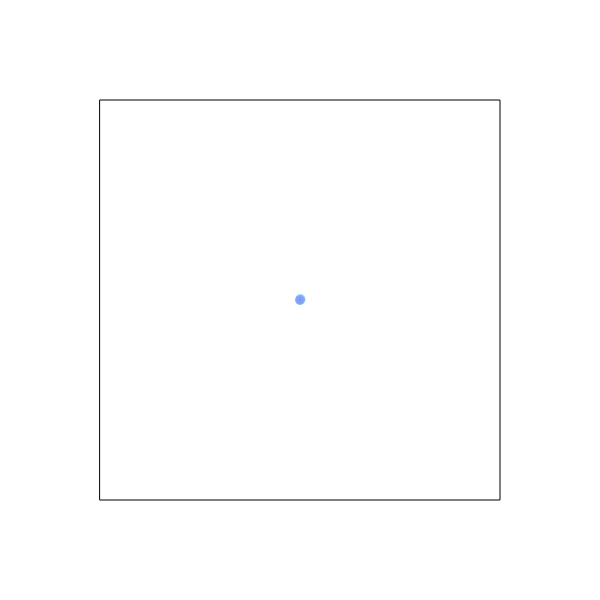
Frame 1 (no input)
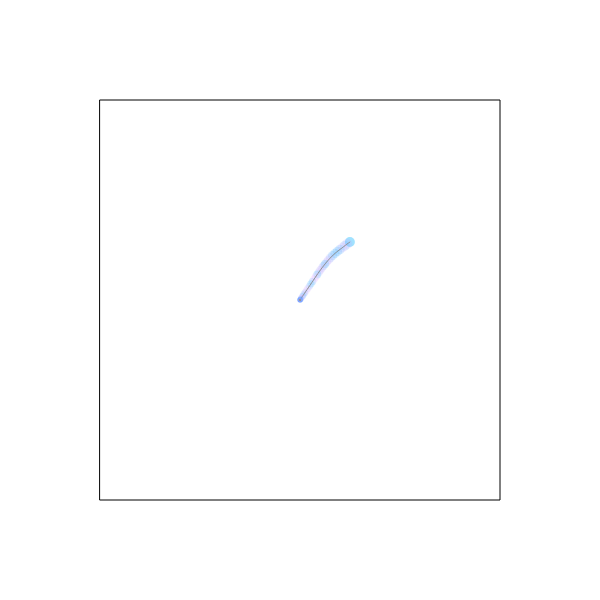
Frame 60 (no input)
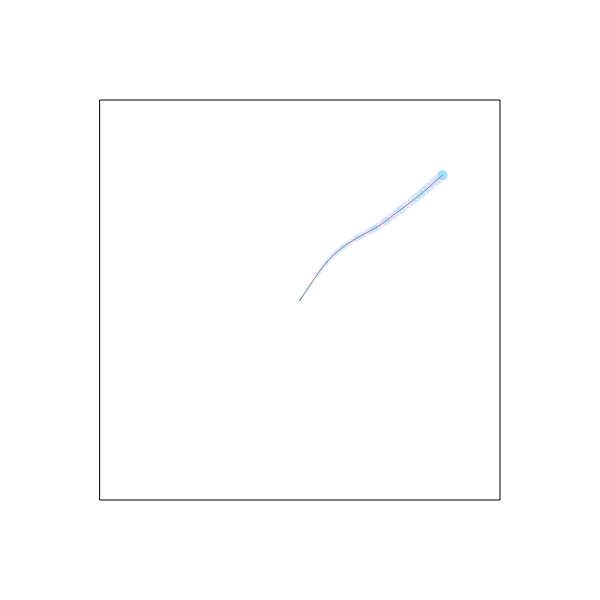
Frame 120 (the mouse pressed at the canvas centre since frame 60)

The p5.js sketch that drew these frames (run headless with seeded random() and noise() and a simulated clock; from frame 60 on, the mouse is pressed at the canvas centre):

// p5.js sketch
// ── sketch.js
// Ira Greenberg
// Nature & Code
// Center of Creative Computation | SMU
// September 13, 2021

// Description:
// P5_Springing03_Segments
// OOP version with segments of 
// springing using a follow the 
// leader approach with
// controllable easing.

let bounds; // vector
let leader; //Vector
let followers = []; //Vector
let segmentCount = 70;
let dude; // SpringyDude

function setup() {
    createCanvas(600, 600);
    bounds = createVector(400, 400);

    leader = new Bot(5, color(15, 180, 255, 100), createVector(0, 0),
        createVector(random(-1.5, 1.5), random(-1.5, 1.5)));

    let segmentReducer = 4.9 / segmentCount; // create wormlike body
    for (let i = 0; i < segmentCount; i++) {
        followers[i] = new Bot(5 - segmentReducer * i, color(random(10, 255), 170, 255, 50), createVector(0, 0),
            createVector(0, 0));
    }

    dude = new SpringyDude(leader, followers, .16, .5, .099);
}

function draw() {
    background(255);
    translate(width / 2, height / 2);
    drawBounds();

    dude.slither();
    dude.checkBoundsCollision(bounds);
}

function drawBounds() {
    noFill();
    stroke(0);
    rect(-bounds.x / 2, -bounds.y / 2, bounds.x, bounds.y);
}
// ── Bot.js
class Bot {
    constructor(r, col, pos, spd) {
        this.r = r; // radius
        this.col = col;
        this.pos = pos;
        this.spd = spd;
    }

    move() {
        this.pos.add(this.spd);
    }

    draw() {
        push();
        translate(this.pos.x, this.pos.y);
        fill(this.col);
        ellipse(0, 0, this.r * 2, this.r * 2);
        pop();
    }

    checkBoundsCollision(bounds) {
        if (this.pos.x > bounds.x / 2 - this.r) {
            this.pos.x = bounds.x / 2 - this.r;
            this.spd.x *= -1;
        }
        else if (this.pos.x < -bounds.x / 2 + this.r) {
            this.pos.x = -bounds.x / 2 + this.r;
            this.spd.x *= -1;
        }

        if (this.pos.y > bounds.y / 2 - this.r) {
            this.pos.y = bounds.y / 2 - this.r;
            this.spd.y *= -1;
        }
        else if (this.pos.y < -bounds.y / 2 + this.r) {
            this.pos.y = -bounds.y / 2 + this.r;
            this.spd.y *= -1;
        }
    }
}
// ── SpringyDude.js
class SpringyDude {

    constructor(leader, followers, springing, damping, jitter) {
        this.leader = leader;
        this.followers = followers;
        this.springing = springing;
        this.damping = damping;
        this.jitter = jitter;
    }

    slither() {

        // jitter just adds some drama
        this.leader.spd.add(createVector(random(-this.jitter, this.jitter), random(-this.jitter, this.jitter)));
        this.leader.move();
        //console.log(this.followers.length);
        for (let i = 0; i < this.followers.length; i++) {
            if (i == 0) {
                let deltaX = this.leader.pos.x - this.followers[i].pos.x;
                let deltaY = this.leader.pos.y - this.followers[i].pos.y;

                // create springing effect
                deltaX *= this.springing;
                deltaY *= this.springing;
                this.followers[i].spd.x += deltaX;
                this.followers[i].spd.y += deltaY;

                this.followers[i].move();

                // slow down springing
                this.followers[i].spd.x *= this.damping;
                this.followers[i].spd.y *= this.damping;
                
                noStroke();
                this.leader.draw();
                this.followers[i].draw();

                stroke(150);
                line(this.leader.pos.x, this.leader.pos.y, this.followers[i].pos.x, this.followers[i].pos.y);
                noStroke();
            } else {
                let deltaX = this.followers[i - 1].pos.x - this.followers[i].pos.x;
                let deltaY = this.followers[i - 1].pos.y - this.followers[i].pos.y;

                // create springing effect
                deltaX *= this.springing;
                deltaY *= this.springing;
                this.followers[i].spd.x += deltaX;
                this.followers[i].spd.y += deltaY;

                this.followers[i].move();

                // slow down springing
                this.followers[i].spd.x *= this.damping;
                this.followers[i].spd.y *= this.damping;

                //this.leader.draw();
                this.followers[i].draw();

                stroke(150);
                line(this.followers[i - 1].pos.x, this.followers[i - 1].pos.y, this.followers[i].pos.x, this.followers[i].pos.y);
                noStroke();

            }
        }
    }

    checkBoundsCollision(bounds) {
        this.leader.checkBoundsCollision(bounds);
        for (let i = 0; i < this.followers.length; i++) {
            this.followers[i].checkBoundsCollision(bounds);
        }
    }
}
